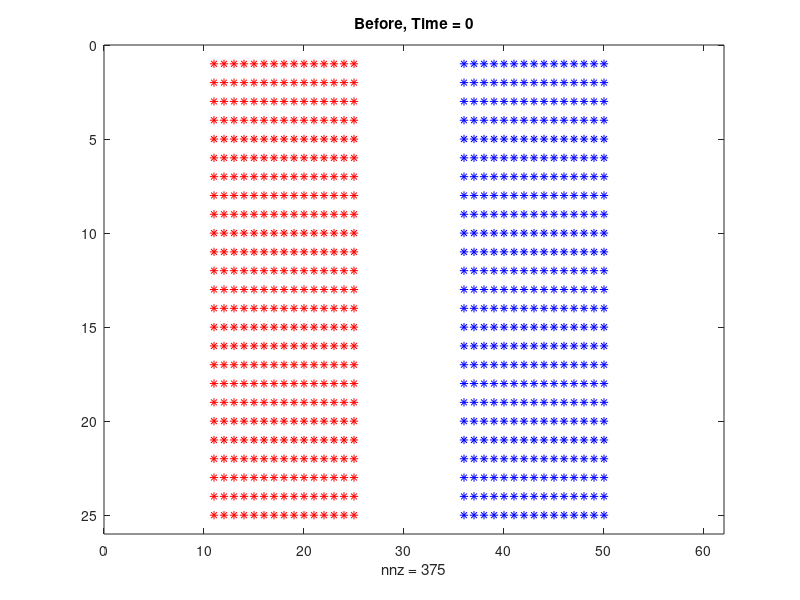

Write the MATLAB code that produced this figure. (Note: this script raises an error after producing the figure.)
clear all
close all
tic;
%  rng(100) % random number generator for now so can compare plots more easily
%  rng(20)
%  rng(10) % used for Figure 18 

%% Runs 'Sim' simulations of ABM for panic-buying model with recruitment, defection and lemming effect
% M0r = initial density of panic-buyers
% M0b = initial density of bystanders
% Pmr = movement rate for panic-buyers (unbiased in direction)
% Pmb = movement rate for bystanders (unbiased in direction)
% Rec = individual recruitment rates
% Def = individual defection rates
% Ttot = Overall simulation time
% Sim = Number of identically-prepared simulations to run
% rho = lemming effect parameter 0 < rho < 0.75
% PanicShop = poisson mean products panic-buyers take
% NormalShop = "" bystanders take
% ProdPoisRate = poisson mean products on shelves
% PanicW = `W' in report, weighting of panic-buyers vs products. 
%% Setup and Initial Conditions

X=61; %100 % Number of x-ordinates
Y=25; %100 % Number of y-ordinates

% Section 2.3 Logistic Growth
% Rec=[0 0.2 0.4 0.6 0.8]; % DEFINE INDIVIDUAL RECRUITMENT RATES HERE
% Def=[0 0.1875 0.375 0.5625 0.75]; % DEFINE INDIVIDUAL DEFECTION RATES HERE

% Section 2.3 Allee effect
% Rec=[0 0 0 0.15 0.6];
% Def=[0 0 0 0 0.2];

% Section 3 spatially-dependent figures & Section 4
% Rec=[0 0 0 0.225 0.9];
% Def=[0 0 0.85/6 0.425 0.85];

% Section 3 spatially-uniform figures
Rec=[0 0.225 0.45 0.675 0.9];
Def=[0 0.2125 0.425 0.6375 0.85];

% Section 3 spatially-uniform figures
% Rec=[0 0.2125 0.425 0.6375 0.85];
% Def=[0 0.225 0.45 0.675 0.9];

% Rec=[0 3/20 3/10 9/20 6/10]; 
% Def=[0 1/20 1/10 3/20 2/10];

Ttot=20;
Sim=1;%40;

M=100*max(max(Def),max(Rec));

Pmr=M; % Moving prob/rate for panic-buyers
Pmb=M; % Moving prob/rate for bystanders

% Initial panic-buyer density
% M0r = 0.1; %Without aisles
% M0r = 0.035; %Busier supermarket
M0r = 0.025; %Aaverage supermarket
% M0r = 0.015; %Quieter supermarket

% Initial bystander density 
% M0b=0.2-M0r; %Without aisles (equal to M0r)
% M0b=0.07-M0r; %Busier supermarket (equal to M0r)
M0b=0.05-M0r; %Average supermarket (equal to M0r)
% M0b=0.03-M0r; %Quieter supermarket (equal to M0r)
% M0b = 0.025; % Fixed

supermarket = input('Including aisles? 1 for Yes or 0 for No: ');
% supermarket = 0;
if supermarket == 0
    uniform = input('Spatially-uniform initial conditions?: 1 for Yes or 0 for No: ');
end

rho = input('Give rho between 0 and 3/4: '); % Lemming effect, rho > ~0.7 = products do not empty
PanicShop = 3;
NormalShop = 1;
ProdPoisRate = 2.5;
PanicW = 3;
alpha = [];
% beta = [];

%% Nearest neighbour index structures & thetas

XX=zeros(Y,X); % To contain row index i for each (i,j)
YY=zeros(Y,X); % To contain column index j for each (i,j)

for i=1:Y
    for j=1:X
        XX(i,j)=i;
        YY(i,j)=j;
    end
end
S=(X*Y+1)*ones(X*Y,4); % Set up matrix for neighbours, (XY+1) where less neighbours

for i=1:Y
    for j=1:X
        Z=(XX-XX(i,j)).^2+(YY-YY(i,j)).^2-1; % Metric for distance from (i,j)
        V=find(Z<=1e-1 & Z>-1); % Chooses sites neighbouring (i,j)
        S(i+(j-1)*Y,1:length(V))=V; % Lists neighbour indexes for (i,j) indexed by J, along row J
    end
end

S(S==0)=X*Y+1; % Buffer

T = (X*Y+1)*ones(2,8,X*Y);
Thetas = zeros(1,8);

for i=1:Y
    for j=1:X
        Zinf=max(abs(XX-XX(i,j)),abs(YY-YY(i,j)))-1; % Infinity norm distance from (i,j) 
        V=find(Zinf<=1e-2 & Zinf>-1); % Chooses (max 8) nearest sites surrounding (i,j)
        T(1,1:length(V),i+(j-1)*Y)=V; % Lists nearest neighbour indexes for 
        for k = 1:length(V)
            Thetas(k) = atan(((YY(V(k))-YY(i,j))./(XX(V(k))-XX(i,j))))+pi.*(XX(V(k))<XX(i,j))-pi/2;
        end
        T(2,1:length(V),i+(j-1)*Y)=Thetas(1:length(V)); %neighbour thetas 
   end
end
%disp(T)

% Supermarket Aisles

A = zeros(Y,X);
if supermarket==1
    for j = 6:20
        for i = [6:8,14:16,22:24,30:32,38:40,46:48,54:56]
            A(j,i)=1;
        end
    end
    a = sum(sum(A))/(X*Y); %density of X*Y
end

% for rho = [0,7/90,7/45,7/30,14/45,7/18,7/15,49/90,28/45,0.7]
for s=1:Sim 
  disp(s)

    % Products structure, P, called '\Pi' in report.

    % Singular Value
    % eta = 5;
    % P = eta*A;

    % Randomly distributed
    P = poissrnd(ProdPoisRate,Y,X).*A; % Poisson distribution (between 0 and 9)

    % Shelves visited
    Visit = zeros(X*Y,1);

    % Clearing unreachable products
    Aind = find(A==1);
        for i = 1:length(Aind)
            if sum(A(Moore(Aind(i),X,Y)))==8
                P(Aind(i)) = 0; 
            end
        end

    % Recording initial number of products    
    Pstart = P;
    Pcount(1) = sum(sum(P));


    CCR=zeros(Y,X); % Empty lattice for tracking panic-buyers (0s will denote empty sites)
    CCB=zeros(Y,X); % Empty lattice for tracking bystanders
    
    % Initial conditions
   
        m0r=M0r; % Initial panic-buyer density (for spatial-uniformity)
        m0b=M0b; % Initial bystander density (for spatial-uniformity)
        
    if supermarket==1 % Spatially uniform with aisles
        II=find(A==0); % Finds indices of where panic-buyers are allowed to be potentially placed (avoiding shelves)
        CCR(II(rand(1,length(II))<m0r/(1-a)))=1; % Places the panic-buyers according to density (and where no shelves)
        II=find((A==0) & (CCR==0)); % Finds indices of where bystanders are allowed to be potentially placed (avoiding shelves)
        CCB(II(rand(1,length(II))<m0b/(1-a-m0r)))=1; % Places the bystanders acc. to density (and where no shelves or panic-buyers)
    elseif supermarket==0 && uniform==1 % Spatially uniform without aisles
        CCR = double(rand(Y,X)<m0r); % Places the panic-buyers according to density
        II=find(CCR==0); % Finds indices of where bystanders are allowed to be potentially placed
        CCB(II(rand(1,length(II))<m0b/(1-m0r)))=1; % Places the bystanders acc. to density (and where no panic-buyers)
    else % Block Initial Conditions
        CCR(:,11:25)=1;
        CCB(:,36:50)=1;
    end
        
    QRstart=sum(sum(CCR)); % Counts the total number of panic-buyers initially
    QBstart=sum(sum(CCB)); % Counts the total number of bystanders initially
    
    
    CRstart=CCR; % Initial profile of panic-buyers
    CBstart=CCB; % Initial profile of bystanders
    
    
    CCR(Y,X+1)=0;
    CCB(Y,X+1)=0;
    
    %% Running Simulations
    
    % Runs a simulation for each s from same initial conditions

    Time=0; % Time starts at zero
    j=1; % Index to be used for steps
    
    tau=0; % Actually, to be a vector of cumulative timesteps
    QR=QRstart; % Actually, to be a vector of total numbers of panic-buyers
    QB=QBstart; % Actually, to be a vector of total numbers of bystanders
    
    CR=CCR; % To manipulate the lattice
    CB=CCB;
    
    JJ=randi([1,X*Y],1,10000); % Vector (length 10000) of [1,XY] randm integers
    Step = randi([1,4],1,10000);
    U1=rand(1,10000); % First vector (length 10000) of Unif(0,1)s
    U2=rand(1,10000); % Second vector (length 10000) of Unif(0,1)s
    U3=rand(1,10000); % Third vector (length 10000) of Unif(0,1)s
    U4=rand(1,10000); % Fourth vector (length 10000) of Unif(0,1)s
    y=1; % Arbitrary index
    
    
   % Agent snapshots
    figure(1)
    if supermarket==1
        spy(A(:,1:X),'ks')
        hold on
    end
    spy(CR(:,1:X),'r')
    hold on
    spy(CB(:,1:X),'b')
    delete(findall(findall(gcf,'Type','axe'),'Type','text'))
    hold off
    title('Before, Time = 0')
%     pause(0.3)  
%     print -dpng 
    

    %% Giant Gillespie Algorithm
   
     while Time<Ttot % While simulation has time left to run
        J=JJ(y);
        while CB(J)==0 && CR(J)==0
            y=y+1;
            if y==10001
                JJ=randi([1,X*Y],1,10000);
                Step = randi([1,4],1,10000);
                U1=rand(1,10000);
                U2=rand(1,10000);
                U3=rand(1,10000);
                U4=rand(1,10000);
                y=1;
            end
            J=JJ(y);
        end
        % First pick agent, then pick agent event later
        if CR(J)==1
            % Agent chosen will be a panic-buyer
            Agent=1;
            %             Ind = find(CR); % Finds lattice sites occupied by panic-buyers
            %             J=Ind(randi(length(Ind))); % Pick a panic-buyer
            v=S(J,:); % Contains indexes of neighbours of J
            Shopmean = PanicShop;
            
            Nr=sum(CR(v)); % Number of panic-buyer neighbours
            Nb=sum(CB(v)); % Number of bystander neighbours
            Pr=Rec(Nr+1); % Picks the relevant individual-level rec. rate
            Pd=Def(Nb+1); % Picks the relevant individual-level def. rate
        elseif CB(J)==1
            % Agent chosen will be a bystander
            Agent=2;
            %             Ind = find(CB); % Finds lattice sites occupied by bystanders
            %             J=Ind(randi(length(Ind))); % Pick a bystander
            v=S(J,:); % Contains indexes of neighbours of J
            Shopmean = NormalShop;
            
            Nr=sum(CR(v)); % Number of panic-buyer neighbours
            Nb=sum(CB(v)); % Number of bystander neighbours
            Pr=Rec(Nr+1); % Picks the relevent individual-level rec. rate
            Pd=Def(Nb+1); % Picks the relevant individual-level def. rate
        else
            error('NULL')
        end
        
        prop=(Pmr+Pd)*QR(j)+(Pmb+Pr)*QB(j); % Computes (approximate) propensity of the whole system
        tau(j+1)=tau(j)-log(U1(y))/prop; % Next entry of tau is time after timestep
        
        QR(j+1)=QR(j); % Creates a new element for defining later
        QB(j+1)=QB(j); % Creates a new element for defining later

 % Panic-buyers                 
        if Agent==1 && U2(y)<Pmr/(Pmr+Pd)  % If panic-buyer chosen, in the event a panic-buyer moves
            
 % Theta calculations                
            Tj = T(:,:,J);
            THETA = Tj(2,CR(Tj(1,:))==1); % Lists only theta values of neighbouring panic-buyers.
             
    % Panic-buyer influence             
            for i=1:PanicW
                THETA = [THETA,THETA];
            end
            
    % Product influence             
            Check = find(Tj(1,:)==X*Y+1, 1);  % Check if agent is at edge of lattice
            if ~isempty(Check)
                ind = Tj(1,A(Tj(1,1:Check-1))==1); % Don't want to check if these are shelves
            else
                ind = Tj(1,A(Tj(1,:))==1);
            end
                    
            if ~isempty(ind) 
                dex = zeros(1,length(ind));
                for k=1:length(ind)
                    dex(k) = find(Tj(1,:)==ind(k));
                    THETA = [THETA, Tj(2,dex(k))*ones(1,P(ind(k)))];
                end
            end
            Dir = ThetaAvgKate(THETA); % Computes average direction influenced by neighbouring panic-buyers & products
            
 % Movement            
            if Dir == 'N'
                if U3(y) < 1/4 + rho
                    Jnext = J-1;
                elseif U3(y) < 1/2 + 2*rho/3
                    Jnext = J+1;
                elseif U3(y) < 3/4 + rho/3
                    Jnext = J+Y; 
                else
                    Jnext = J-Y;
                end
            elseif Dir == 'S'
                if U3(y) < 1/4 + rho
                    Jnext = J+1;
                elseif U3(y) < 1/2 + 2*rho/3
                    Jnext = J+Y;
                elseif U3(y) < 3/4 + rho/3
                    Jnext = J-Y;
                else
                    Jnext = J-1;
                end
            elseif Dir == 'E'
                if U3(y) < 1/4 + rho
                    Jnext = J+Y;
                elseif U3(y) < 1/2 + 2*rho/3
                    Jnext = J-Y;
                elseif U3(y) < 3/4 + rho/3
                    Jnext = J-1;
                else
                    Jnext = J+1;
                end
            elseif Dir == 'W'
                if U3(y) < 1/4 + rho
                    Jnext = J-Y;
                elseif U3(y) < 1/2 + 2*rho/3
                    Jnext = J-1;
                elseif U3(y) < 3/4 + rho/3
                    Jnext = J+1;
                else
                    Jnext = J+Y;
                end
            else % Dir == 'O'
                Jnext = v(Step(y)); % Unbiased movement
            end
                                  
     
            if  Jnext<(X*Y+1) && Jnext>0 && CR(Jnext)==0 && CB(Jnext)==0 && A(Jnext)==0 % Checks site is in matrix and not occupied
                CR(Jnext)=1; % Neighbouring site now contains panic-buyer
                CR(J)=0; % Site originally selected now empties
                Visit(Jnext,:) = Visit(J,:); % Visited shelves moved to neighbouring site
                Visit(J,:) = 0; % Visited shelves for original site now empties
                J = Jnext;
            else % Movement aborted
            end
            
 % Shop phase
            NP = Moore(J,X,Y); % Neighbours in lattice
            Prod = find(P(NP)>0); % Check if any neighbours are shelves with products
            if ~isempty(Prod) 
                for i = 1:length(Prod)
                    if ~ismember(NP(Prod(i)),Visit(J,:)) % If agent hasn't already visited this shelf
                        P(NP(Prod(i))) = P(NP(Prod(i))) - min(poissrnd(Shopmean),P(NP(Prod(i)))); % Agent may take something
                        visitind = find(Visit(J,:) == 0,1); % find end of this agent's list
                        if (isempty(visitind)) % If no more room in Agent's list
                            Visit = [Visit zeros(X*Y,1)]; % Add a column
                            Visit(J,end) = NP(Prod(i)); % Add to new end of row
                        else
                            Visit(J,visitind) = NP(Prod(i)); % Add to end of row
                        end
                    end
                end
            end
            
 % Defection                             
        elseif Agent==1 % If panic-buyer chosen, in the event a panic-buyer defects
            CR(J)=0; % Site originally selected loses panic-buyer...
            CB(J)=1; % ... who turns into a bystander
            QR(j+1)=QR(j+1)-1; % Lose panic-buyer
            QB(j+1)=QB(j+1)+1; % Gain bystander

 % Bystanders                      
        elseif Agent==2 && U2(y)<Pmb/(Pmb+Pr) % If bystander chosen, in the event a bystander moves
            
 % Theta calculations            
            Tj = T(:,:,J);
            THETA = Tj(2,CR(Tj(1,:))==1); % Lists only theta values of neighbouring panic-buyers.
            
    %  Panic-buyer influence     
            for i=1:PanicW 
                THETA = [THETA,THETA];
            end
            
            if ~isempty(THETA)
                THETA = pi - THETA; % Because bystanders are repelled by panic-buyers
            end
            
    % Product influence                        
            Check = find(Tj(1,:)==X*Y+1, 1); % Check if agent is at edge of lattice
            if ~isempty(Check)
                ind = Tj(1,A(Tj(1,1:Check-1))==1); % Don't want to check if these are shelves
            else
                ind = Tj(1,A(Tj(1,:))==1);
            end
            
            if ~isempty(ind)      
                dex = zeros(1,length(ind));
                for k=1:length(ind)
                    dex(k) = find(Tj(1,:)==ind(k));
                    THETA = [THETA, Tj(2,dex(k))*ones(1,P(ind(k)))];
                end
            end
            Dir = ThetaAvgKate(THETA); % Computes average direction influenced by neighbouring panic-buyers & products
            
 % Movement                        
            if Dir == 'N'
                if U3(y) < 1/4 + rho
                    Jnext = J-1;
                elseif U3(y) < 1/2 + 2*rho/3
                    Jnext = J+1;
                elseif U3(y) < 3/4 + rho/3
                    Jnext = J+Y;
                else
                    Jnext = J-Y;
                end
            elseif Dir == 'S'
                if U3(y) < 1/4 + rho
                    Jnext = J+1;
                elseif U3(y) < 1/2 + 2*rho/3
                    Jnext = J+Y;
                elseif U3(y) < 3/4 + rho/3
                    Jnext = J-Y;
                else
                    Jnext = J-1;
                end
            elseif Dir == 'E'
                if U3(y) < 1/4 + rho
                    Jnext = J+Y;
                elseif U3(y) < 1/2 + 2*rho/3
                    Jnext = J-Y;
                elseif U3(y) < 3/4 + rho/3
                    Jnext = J-1;
                else
                    Jnext = J+1;
                end
            elseif Dir == 'W'
                if U3(y) < 1/4 + rho
                    Jnext = J-Y;
                elseif U3(y) < 1/2 + 2*rho/3
                    Jnext = J-1;
                elseif U3(y) < 3/4 + rho/3
                    Jnext = J+1;
                else
                    Jnext = J+Y;
                end
            else % Dir == 'O'
                Jnext = v(Step(y)); % Unbiased movement
            end
         
            if  Jnext<(X*Y+1) && Jnext>0 && CR(Jnext)==0 && CB(Jnext)==0 && A(Jnext)==0 % Checks site is in matrix and not occupied
                CB(Jnext)=1; % Neighbouring site now contains bystander
                CB(J)=0; % Site originally selected now empties
                Visit(Jnext,:) = Visit(J,:); % Visited shelves moved to neighbouring site
                Visit(J,:) = 0; % Visited shelves for original site now empties
                J = Jnext;
            else % Movement aborted
            end
            
 % Shop phase
            NP = Moore(J,X,Y); % Neighbours in lattice
            Prod = find(P(NP)>0); % Check if any neighbours are shelves with products
            if ~isempty(Prod) 
                for i = 1:length(Prod)
                    if ~ismember(NP(Prod(i)),Visit(J,:)) % If agent hasn't already visited this shelf
                        P(NP(Prod(i))) = P(NP(Prod(i))) - min(poissrnd(Shopmean),P(NP(Prod(i)))); % Agent may take something
                        visitind = find(Visit(J,:) == 0,1); % find end of this agent's list
                        if (isempty(visitind)) % If no more room in Agent's list
                            Visit = [Visit zeros(X*Y,1)]; % Add a column
                            Visit(J,end) = NP(Prod(i)); % Add to new end of row
                        else
                            Visit(J,visitind) = NP(Prod(i)); % Add to end of row
                        end
                    end
                end
            end

 % Recruitment
        elseif Agent==2 % If bystander chosen, in the event a bystander recruits
            CB(J)=0; % Site originally selected loses bystander...
            CR(J)=1; % ... who turns into a panic-buyer
            QR(j+1)=QR(j+1)+1; % Gain panic-buyer
            QB(j+1)=QB(j+1)-1; % Lose bystander          
        end
         
        Time=tau(j+1); % Updating time for the next iteration
        QRend=QR(j+1); % Updating number of panic-buyers after step
        QBend=QB(j+1); % Updating number of bystanders after step
        
        y=y+1;
        if y==10001
            U1=rand(1,10000);
            U2=rand(1,10000);
            U3=rand(1,10000);
            
            U4=rand(1,10000);
            Step = randi([1,4],1,10000);
            JJ=randi([1,X*Y],1,10000);
            y=1;
        end     

     Pcount(j+1) = sum(sum(P)); % Product count  
     
     j=j+1; % Increase step counter to proceed to next step
     
     end
    
    % Agent snapshots
    figure(10)
    if supermarket==1
        spy(A(:,1:X),'ks')
        hold on
        spy(P(:,1:X),'k')
        hold on
    end
    spy(CR(:,1:X),'r')
    hold on
    spy(CB(:,1:X),'b')
    delete(findall(findall(gcf,'Type','axe'),'Type','text'))
    hold off
    title(['After, Time = ', num2str(Time)])
%     pause(0.3)
%     print -dpng 
    
    % Product count plot for single simulations
    if Sim == 1
        figure(11)
        plot(tau,Pcount/Pcount(1),'LineWidth',2)
        xlabel('Time','Interpreter','Latex')
        ylabel('$\hat{P} = P/P_0$','Interpreter','Latex')
        xlim([0 max(tau)])
%         print -dpng 
    end


%% Interpolating and averaging profiles for multiple simulations
    if Sim > 1
    %interpolated output: Phat(tau)
    t=linspace(0,Ttot,1000);
    [tau,U]=unique(tau,'first'); %eliminates any duplicate times
    Pcount=Pcount(U);
    G=griddedInterpolant(tau,Pcount/Pcount(1),'nearest'); %linear interpolation function (Interpolate over one simulation)
    Phat(s,:)=G(t); % Store interpolation vector for s-th simulation
    end
end

%% Plotting average profiles and calculating line of best fit
if Sim > 1
t=linspace(0,Ttot,1000);
MeanPhat=mean(Phat,1); % Average over simulations
StdPhat=std(Phat,1); % Average over simulations
figure(50)
plot(t,MeanPhat,'LineWidth',2) % Plot averaged total 
hold on
xlabel('Time','Interpreter','Latex')
ylabel('Average $\hat{P} = P/P_0$','Interpreter','Latex')
title('Proportion of products $\hat{P}$ vs Time','Interpreter','Latex')
ylim([0 1])
xlim([0 Ttot])

figure(51)
semilogy(t,MeanPhat,'LineWidth',2)
xlabel('Time','Interpreter','Latex')
ylabel('Average $\hat{P} = P/P_0$','Interpreter','Latex')
title('Semilogy plot of $\hat{P}$ vs Time ','Interpreter','Latex')
hold on

% Finds index where MeanPhat is zero, or minimum.
[~,minindex] = min(abs(MeanPhat-0.01));
% Get coefficients of a line fit through the data (y = m*t + c).
coeffs = polyfit(t(1:minindex),log(MeanPhat(1:minindex)),1);
m = coeffs(1); % gradient
b = exp(coeffs(2)); % intercept, c = coeffs(2).
if isempty(alpha)
    alpha = -m;
else
    alpha = [alpha,-m];
end
% if isempty(beta)
%     beta = b;
% else
%     beta = [beta,b];
% end

% figure(51)
semilogy(t(1:minindex), b*exp(m.*t(1:minindex)),'LineWidth',2) % Line of best fit
legend({'$\hat{P}$','Best fit $\hat{P}>0.01$'},'Interpreter','Latex')

% Adding exp(mt)*b to Phat plot
figure(50)
hold on
plot(t,exp(m*t)*b,'LineWidth',2)
legend({'$\hat{P}$','$e^{mt+c}$'},'Interpreter','Latex')

figure(52)
loglog(t,MeanPhat,'LineWidth',2)
xlabel('Time','Interpreter','Latex')
ylabel('Average $\hat{P} = P/P_0$','Interpreter','Latex')
title('loglog plot')

end
% end

%% Alpha Plots - if using for loop in line 145
% edit according to parameter being varied
% rho = [0,7/90,7/45,7/30,14/45,7/18,7/15,49/90,28/45,0.7]; 

% figure(53)
 
% plot(rho,alpha,'b-*','LineWidth',2)
% ylabel('$\alpha$','Interpreter','Latex')
% xlabel('$\rho$','Interpreter','Latex')
% print -dpng 

% plot(PanicShop,alpha,'b-*','LineWidth',2)
% ylabel('$\alpha$','Interpreter','Latex')
% xlabel('Poisson mean number of products taken by panic-buyers','Interpreter','Latex')
% print -dpng panicshopvalpha1

% plot(ProdPoisRate,alpha,'b-*','LineWidth',2)
% ylabel('$\alpha$','Interpreter','Latex')
% xlabel('Poisson mean number of products','Interpreter','Latex')
% print -dpng poisratevalpha3

% plot(PanicW,alpha,'b-*','LineWidth',2)
% ylabel('$\alpha$','Interpreter','Latex')
% xlabel('PanicW','Interpreter','Latex')
% print -dpng panicwvalpha3
% toc;

% plot(M0b,alpha,'b-*','LineWidth',2)
% ylabel('$\alpha$','Interpreter','Latex')
% xlabel('$b_0$','Interpreter','Latex')
% print -dpng b0valpha1

% plot(M0r,alpha,'b-*','LineWidth',2)
% ylabel('$\alpha$','Interpreter','Latex')
% xlabel('$r_0$','Interpreter','Latex')
% print -dpng r0valpha1

beep on; beep;